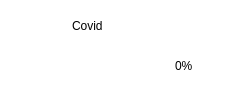
                      <widget class="QFrame" name="frame_4">
                       <property name="geometry">
                        <rect>
                         <x>41</x>
                         <y>470</y>
                         <width>241</width>
                         <height>111</height>
                        </rect>
                       </property>
                       <property name="styleSheet">
                        <string notr="true">background-color: rgb(255, 255, 255);
border-radius: 18px;
</string>
                       </property>
                       <property name="frameShape">
                        <enum>QFrame::StyledPanel</enum>
                       </property>
                       <property name="frameShadow">
                        <enum>QFrame::Raised</enum>
                       </property>
                       <widget class="QLabel" name="label_46">
                        <property name="geometry">
                         <rect>
                          <x>25</x>
                          <y>13</y>
                          <width>31</width>
                          <height>31</height>
                         </rect>
                        </property>
                        <property name="styleSheet">
                         <string notr="true"/>
                        </property>
                        <property name="text">
                         <string/>
                        </property>
                        <property name="pixmap">
                         <pixmap resource="resources.qrc">:/images/icons8-virus-48.png</pixmap>
                        </property>
                        <property name="scaledContents">
                         <bool>true</bool>
                        </property>
                       </widget>
                       <widget class="QLabel" name="label_49">
                        <property name="geometry">
                         <rect>
                          <x>0</x>
                          <y>50</y>
                          <width>151</width>
                          <height>51</height>
                         </rect>
                        </property>
                        <property name="text">
                         <string/>
                        </property>
                        <property name="pixmap">
                         <pixmap resource="resources.qrc">:/images/line1.png</pixmap>
                        </property>
                        <property name="scaledContents">
                         <bool>true</bool>
                        </property>
                       </widget>
                       <widget class="QLabel" name="label_52">
                        <property name="geometry">
                         <rect>
                          <x>175</x>
                          <y>51</y>
                          <width>61</width>
                          <height>31</height>
                         </rect>
                        </property>
                        <property name="styleSheet">
                         <string notr="true">font: 900 18pt &quot;Cantarell&quot;;</string>
                        </property>
                        <property name="text">
                         <string>&lt;html&gt;&lt;head/&gt;&lt;body&gt;&lt;p&gt;0%&lt;/p&gt;&lt;/body&gt;&lt;/html&gt;</string>
                        </property>
                       </widget>
                       <widget class="QLabel" name="label_55">
                        <property name="geometry">
                         <rect>
                          <x>72</x>
                          <y>17</y>
                          <width>66</width>
                          <height>18</height>
                         </rect>
                        </property>
                        <property name="styleSheet">
                         <string notr="true">font: 700 11pt &quot;Cantarell&quot;;</string>
                        </property>
                        <property name="text">
                         <string>&lt;html&gt;&lt;head/&gt;&lt;body&gt;&lt;p&gt;Covid&lt;/p&gt;&lt;/body&gt;&lt;/html&gt;</string>
                        </property>
                       </widget>
                      </widget>
